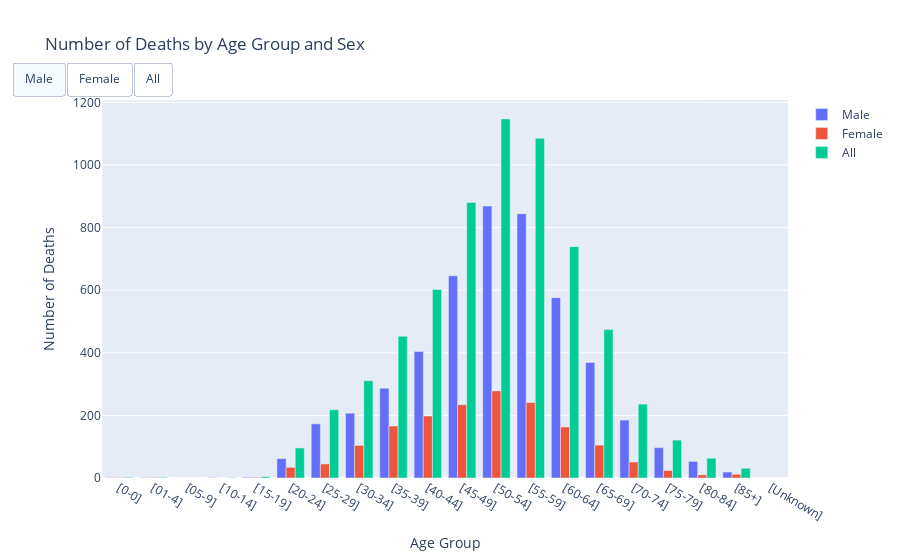

The notebook cell this image was saved under:
### Code cell
male_data = df.loc[df['Sex'] == 'Male']
male_deaths = male_data.groupby('Age Group')['Number'].sum()
female_data = df.loc[df['Sex'] == 'Female']
female_deaths = female_data.groupby('Age Group')['Number'].sum()
all_deaths = df.groupby('Age Group')['Number'].sum()

plotdata = pd.DataFrame({
    'Male': male_deaths,
    'Female': female_deaths,
    'All': all_deaths
})

fig = go.Figure()

fig.add_trace(go.Bar(x=plotdata.index, y=plotdata['Male'], name='Male'))
fig.add_trace(go.Bar(x=plotdata.index, y=plotdata['Female'], name='Female'))
fig.add_trace(go.Bar(x=plotdata.index, y=plotdata['All'], name='All'))

fig.update_layout(
    barmode='group',
    title='Number of Deaths by Age Group and Sex',
    xaxis_title='Age Group',
    yaxis_title='Number of Deaths',
    updatemenus=[dict(
        type="buttons",
        direction="left",
        buttons=list([
            dict(
                args=[{"visible": [True, False, False]}],
                label="Male",
                method="update"
            ),
            dict(
                args=[{"visible": [False, True, False]}],
                label="Female",
                method="update"
            ),
            dict(
                args=[{"visible": [False, False, True]}],
                label="All",
                method="update"
            )
        ]),
        showactive=True,
        active=0,
        x=0.1,
        y=1.1
    )]
)

fig.show()

### Figure 1 — Plotly figure (JSON) as saved in the notebook; plotly's stock layout.template omitted (floating-point values rounded to 4 significant figures)
{"data": [{"name": "Male", "type": "bar", "x": ["[0-0]", "[01-4]", "[05-9]", "[10-14]", "[15-19]", "[20-24]", "[25-29]", "[30-34]", "[35-39]", "[40-44]", "[45-49]", "[50-54]", "[55-59]", "[60-64]", "[65-69]", "[70-74]", "[75-79]", "[80-84]", "[85+]", "[Unknown]"], "y": [1, 1, 0, 1, 2, 62, 173, 207, 287, 404, 646, 869, 844, 576, 369, 185, 97, 53, 19, 0]}, {"name": "Female", "type": "bar", "x": ["[0-0]", "[01-4]", "[05-9]", "[10-14]", "[15-19]", "[20-24]", "[25-29]", "[30-34]", "[35-39]", "[40-44]", "[45-49]", "[50-54]", "[55-59]", "[60-64]", "[65-69]", "[70-74]", "[75-79]", "[80-84]", "[85+]", "[Unknown]"], "y": [1, 1, 0, 0, 2, 34, 45, 104, 166, 198, 234, 278, 241, 163, 105, 51, 24, 10, 12, 0]}, {"name": "All", "type": "bar", "x": ["[0-0]", "[01-4]", "[05-9]", "[10-14]", "[15-19]", "[20-24]", "[25-29]", "[30-34]", "[35-39]", "[40-44]", "[45-49]", "[50-54]", "[55-59]", "[60-64]", "[65-69]", "[70-74]", "[75-79]", "[80-84]", "[85+]", "[Unknown]"], "y": [2, 2, 0, 1, 4, 96, 218, 311, 453, 602, 880, 1147, 1085, 739, 474, 236, 121, 63, 31, 0]}], "layout": {"barmode": "group", "title": {"text": "Number of Deaths by Age Group and Sex"}, "updatemenus": [{"active": 0, "buttons": [{"args": [{"visible": [true, false, false]}], "label": "Male", "method": "update"}, {"args": [{"visible": [false, true, false]}], "label": "Female", "method": "update"}, {"args": [{"visible": [false, false, true]}], "label": "All", "method": "update"}], "direction": "left", "showactive": true, "type": "buttons", "x": 0.1, "y": 1.1}], "xaxis": {"title": {"text": "Age Group"}}, "yaxis": {"title": {"text": "Number of Deaths"}}}}
